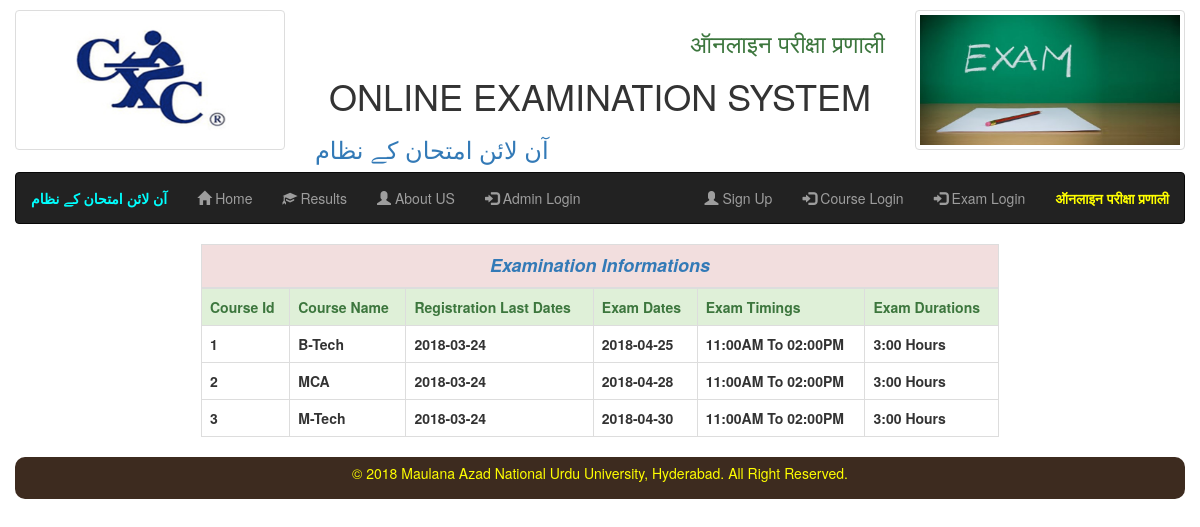
/ExamSchedule.php, run on the app's committed database.
### tables this page shows
CREATE TABLE IF NOT EXISTS `examschedule` (
  `course_id` int(11) NOT NULL,
  `course_name` varchar(15) NOT NULL,
  `regis_last_date` date NOT NULL,
  `exam_date` date NOT NULL,
  `exam_time` varchar(20) NOT NULL,
  `exam_duration` varchar(10) NOT NULL,
  UNIQUE KEY `course_id` (`course_id`),
  UNIQUE KEY `course_name` (`course_name`)
);

### ExamSchedule.php (the view, shortened to what this page needs)
<?php
include 'header.php';
include 'menubar.php';
$con=mysqli_connect('localhost','root','','online_examination_system');
$query="select * from examschedule";
$result=mysqli_query($con,$query);
?>
<!DOCTYPE html>
<html>
<head>
</head>
<body>
	<div class="container">
		<div id="ExamSchedule">
<table class="table table-bordered">
	<thead>
		<tr class="danger">
			<th colspan="6" class="text-center text-primary" style="font-size: 18px;font-style: italic;">Examination Informations</th>
		</tr>
	</thead>
	<tbody>
		<tr class="text-success success">
			<th>Course Id</th>
			<th>Course Name</th>
			<th>Registration Last Dates</th>
			<th>Exam Dates</th>
			<th>Exam Timings</th>
			<th>Exam Durations</th>
		</tr>
			<?php
				while ($rec=mysqli_fetch_array($result))
				{
			?>
			<tr class="btech">
				<th><?php echo $rec['course_id']; ?></th>
				<th><?php echo $rec['course_name']; ?></th>
				<th><?php echo $rec['regis_last_date']; ?></th>
				<th><?php echo $rec['exam_date']; ?></th>
				<th><?php echo $rec['exam_time']; ?></th>
				<th><?php echo $rec['exam_duration']; ?></th>
			</tr>
			<?php
				}
			?>
	</tbody>
</table>
</div>
	</div>
	<?php include 'footer.php'; ?>
</body>
</html>

### header.php (shortened to what this page needs)
<!DOCTYPE html>
<html lang="eng">
	<head>
		<link rel="stylesheet" href="bootstrap/css/bootstrap.min.css">
	</head>
	<body>
		<div class="container-fluid">
			<div class="row">
				<div class="col-sm-3">
					<div class="thumbnail">
						<img src="images/exam.png" style="width: 260px;height: 130px;">
					</div>
				</div>
				<div class="col-sm-6">
					<div>
						<h3 class="text-success text-right">ऑनलाइन परीक्षा प्रणाली</h3>
						<h1 class="text-center">ONLINE EXAMINATION SYSTEM</h1>
						<h3 class="text-primary">آن لائن امتحان کے نظام</h3>
					</div>
				</div>
				<div class="col-sm-3">
					<div class="thumbnail">
						<img src="images/examlogo.jpg" style="width: 260px;height: 130px;">
					</div>
				</div>
			</div>
		</div>
	</body>
	</html>

### menubar.php (shortened to what this page needs)
<!DOCTYPE html>
<html lang="eng">
	<body>
		<div class="container-fluid">
			<nav class="navbar navbar-inverse">
				<div class="navbar-header">
					<p class="navbar-text" style="color: cyan;font-weight: bold;">آن لائن امتحان کے نظام</p>
				</div>
				<div class="collapse navbar-collapse" id="MyOES">
					<ul class="nav navbar-nav">
						<li><a href="home.php"><span class="glyphicon glyphicon-home"></span> Home</a></li>
						<li><a href="StudentCourseLogin.php"><span class="glyphicon glyphicon-education"></span> Results</a></li>
						<li><a href="aboutus.php"><span class="glyphicon glyphicon-user"></span> About US</a></li>
						<li><a href="adminlogin.php"><span class="glyphicon glyphicon-log-in"></span> Admin Login</a></li>
					</ul>
					<ul class="nav navbar-nav navbar-right">
						<li><a href="registration.php"><span class="glyphicon glyphicon-user"></span> Sign Up</a></li>
						<li><a href="StudentCourseLogin.php"><span class="glyphicon glyphicon-log-in"></span> Course Login</a></li>
						<li><a href="login.php"><span class="glyphicon glyphicon-log-in"></span> Exam Login</a></li>
						<p class="navbar-text" style="color: yellow;font-weight: bold;">ऑनलाइन परीक्षा प्रणाली</p>
					</ul>
				</div>
			</nav>
		</div>
	</body>
	</html>

### footer.php (shortened to what this page needs)
<!DOCTYPE html>
<html>
<head>
</head>
<body>
	<div class="container-fluid">
		<footer class="text-center">
			<p>&copy; 2018 Maulana Azad National Urdu University, Hyderabad. All Right Reserved.</p>
		</footer>
	</div>
</body>
</html>

### header.php (style rules this page uses)
body { margin-top: 10px; }

### ExamSchedule.php (style rules this page uses)
div#ExamSchedule { width: 70%; margin: auto; }

### footer.php (style rules this page uses)
footer { background-color: #3D2B1F; color: yellow; padding: 6px; border-radius: 10px; }

### data on the page
examschedule: course_id "1", course_name "B-Tech", regis_last_date "2018-03-24", exam_date "2018-04-25", exam_time "11:00AM To 02:00PM", exam_duration "3:00 Hours"
examschedule: course_id "2", course_name "MCA", regis_last_date "2018-03-24", exam_date "2018-04-28", exam_time "11:00AM To 02:00PM", exam_duration "3:00 Hours"
examschedule: course_id "3", course_name "M-Tech", regis_last_date "2018-03-24", exam_date "2018-04-30", exam_time "11:00AM To 02:00PM", exam_duration "3:00 Hours"
